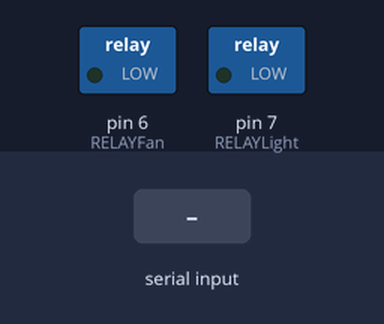
The sketch below on a simulated Arduino Uno, built with avr-gcc and run on an emulated ATmega328P. Parts: switched loads named in the sketch (green lamp = pin HIGH). The test bench sets the inputs (shaded band). Random numbers use the default seed unless the sketch sets one; what the sketch prints to the serial monitor is not drawn.

Above: at 1.2 s.
1.3 s: "a" received over Serial
At 2.4 s:
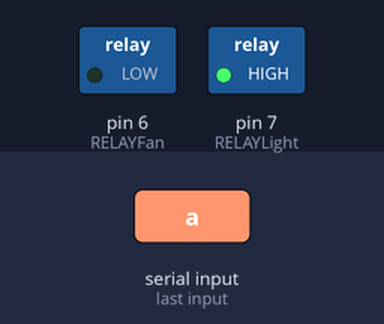
3.5 s: "c" received over Serial
At 5.2 s:
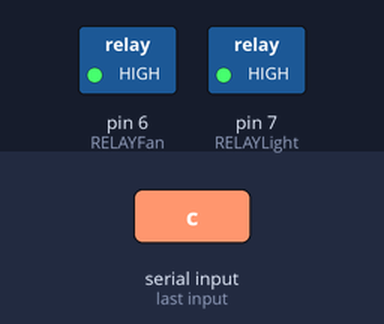
5.5 s: "b" received over Serial
At 6.9 s:
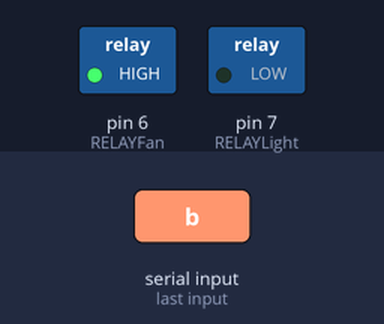
7.5 s: "d" received over Serial
At 8.6 s:
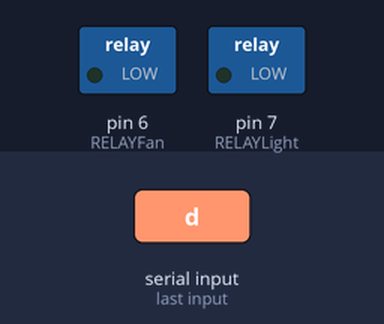
Timing chart, 0 to 10.5 s (numbered marks = the images above; inputs shaded):
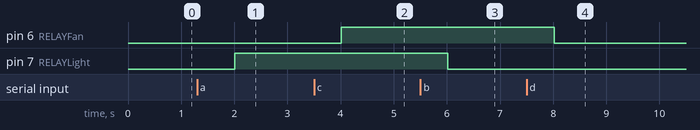

Measured:
- after the input at 1.3 s, pin 7 (RELAYLight): LOW → HIGH after 0.70 s
- after the input at 3.5 s, pin 6 (RELAYFan): LOW → HIGH after 0.51 s
- after the input at 5.5 s, pin 7 (RELAYLight): HIGH → LOW after 0.51 s
- after the input at 7.5 s, pin 6 (RELAYFan): HIGH → LOW after 0.52 s

The sketch:

all_values_send.ino.ino
```cpp
#include<SoftwareSerial.h>

#define RELAYLight 7
#define RELAYFan 6

char btVal;

void setup()
{
  Serial.begin(9600);
  pinMode(RELAYLight, OUTPUT);
  pinMode(RELAYFan, OUTPUT);
}

void loop()
{
  btVal = Serial.read();

  if(btVal == 'a')
  {
      digitalWrite(RELAYLight, HIGH);
  }

  if(btVal == 'b')
  {
      digitalWrite(RELAYLight, LOW);
  }

  if(btVal == 'c')
  {
      digitalWrite(RELAYFan, HIGH);
  }

  if(btVal == 'd')
  {
      digitalWrite(RELAYFan, LOW);
  }

    long temp = random(20, 45);
    long hum = random(35, 55);
    long counter = random(1, 5);
    long fanamp = random(400, 600);
    long fanpow = random(20, 40);
    long lampamp = random(300, 500);
    long lamppow = random(10, 30);
    long frgamp = random(10, 30);
    long frgpow = random(10, 30);
    long cost = random(10, 30);


  Serial.print(temp);
  Serial.print("|");
  Serial.print(hum);
  Serial.print("|");
  Serial.print(counter);
  Serial.print("|");
  Serial.print(fanamp);
  Serial.print("|");
  Serial.print(fanpow);
  Serial.print("|");
  Serial.print(lampamp);
  Serial.print("|");
  Serial.print(lamppow);
  Serial.print("|");
  Serial.print(frgamp);
  Serial.print("|");
  Serial.print(frgpow);
  Serial.print("|");
  delay(1000);
}
```
